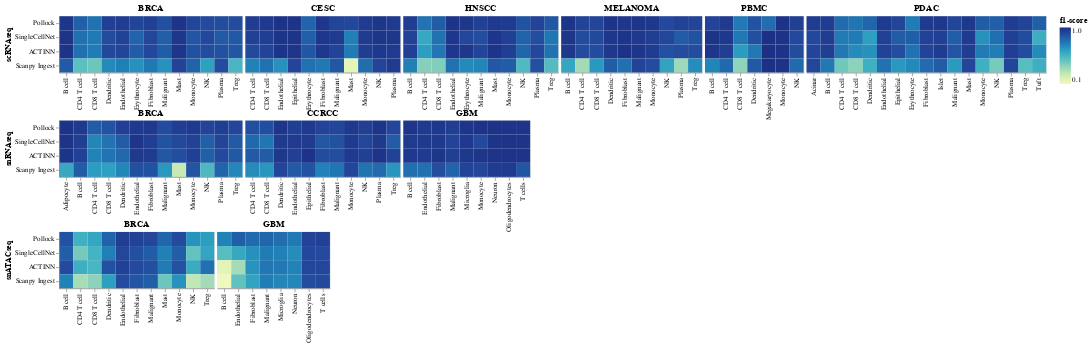

Notebook code cell kept with this figure:
### Code cell
# for dtype, d in pred_map.items():
d = pred_map['scRNAseq']
combined = None
for i, dtype in enumerate(dtype_order):
    d = pred_map[dtype]
    row = None
    for disease, m in d.items():
        df = build_f1_matrix(m)
        df['method'] = df.index.to_list()
        df = df.melt(id_vars=['method'])
        df.columns = ['method', 'cell type', 'f1-score']
        keep_x = True if i == len(pred_map) - 1 else False
        if row is None:
            row = get_cell_f1_heatmap(df, y_title=dtype, title=disease)
        else:
            row = alt.hconcat(row, get_cell_f1_heatmap(df, keep_y=False, title=disease), spacing=2)
            
    if combined is None:
        combined = row
    else:
        combined = alt.vconcat(combined, row, spacing=-35)
combined
